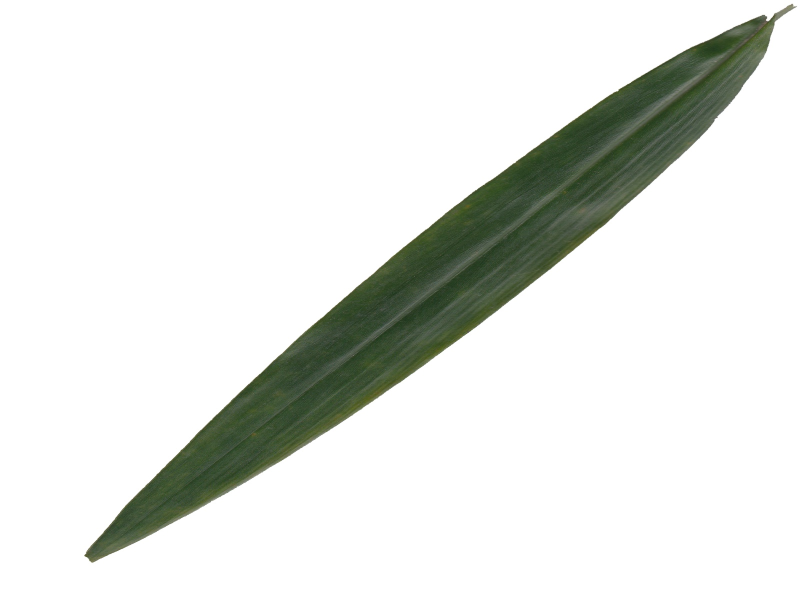
#> input picture AG-S-014.jpg, 1600 x 1200 px (shown at 1/2 size); its folder holds only this picture in this run
$ python -i plant_detection.py   (imports and definitions only)
#> lines starting #> are read from the running program, lines starting #| are printed output that depends on the picture
#> further down, picture is the input picture: shape (1200, 1600, 3); mean B, G, R 225.8, 229.8, 227.3
import os
import cv2
import numpy as np
from sklearn.model_selection import train_test_split
from sklearn.ensemble import RandomForestClassifier
from sklearn.preprocessing import LabelEncoder
from sklearn.metrics import accuracy_score
import joblib

MODEL_DIR = "C:/DTI_NAVYA/Niramay/ml_models"
DATASET_PATH = "C:/DTI_NAVYA/Niramay/media/Segmented Medicinal Leaf Images"

# [1 line not run here, left out]

def extract_features(image):
    image = cv2.resize(image, (128, 128))
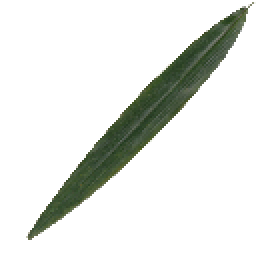
#> image: shape (128, 128, 3) (shown 2 times larger); mean of channels 0, 1, 2 225.9, 229.9, 227.4; drawn as B, G, R

    # Color Histogram
    hist = cv2.calcHist([image], [0, 1, 2], None, [8, 8, 8],
                        [0, 256, 0, 256, 0, 256])
    hist = cv2.normalize(hist, hist).flatten()
#> hist = 512 values, max 0.996 at index 511, min 0 at index 0, mean 0.00228

    # Hu Moments
    gray = cv2.cvtColor(image, cv2.COLOR_BGR2GRAY)
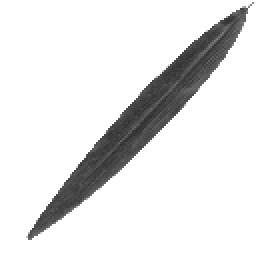
#> gray: shape (128, 128) (shown 2 times larger); min 47, max 255, mean 228.7
    moments = cv2.moments(gray)
#> moments = moments, m00 3746961, centre m10/m00, m01/m00 = (62.57, 64.05)
    huMoments = cv2.HuMoments(moments).flatten()
#> huMoments = [0.000764, 2.18e-09, 4.18e-13, 8.61e-14, 9.19e-28, -1.23e-18, 1.63e-26]

    return np.hstack([hist, huMoments])

# [44 lines left out: functions load_dataset, train_model, not called in this run]

# [2 lines not run here, left out]

>>> import cv2
>>> picture = cv2.imread('AG-S-014.jpg')
>>> result = extract_features(picture)
#> result = 519 values, max 0.996 at index 511, min -1.23e-18 at index 517, mean 0.00225

$ run again, on AH-S-015.jpg
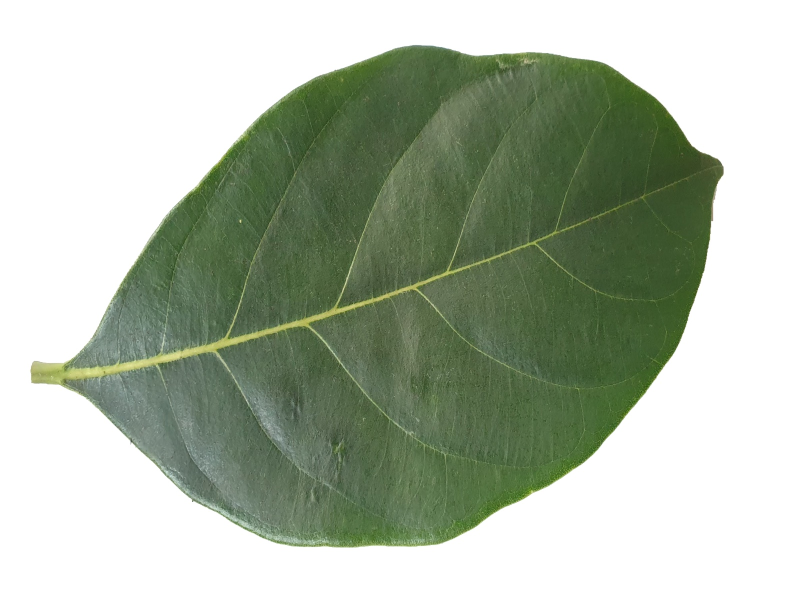
#> input picture AH-S-015.jpg, 1600 x 1200 px (shown at 1/2 size)
#> picture is the input picture: shape (1200, 1600, 3); mean B, G, R 166.3, 183.6, 173
#> in extract_features, `image = cv2.resize(image, (128, 128))`:
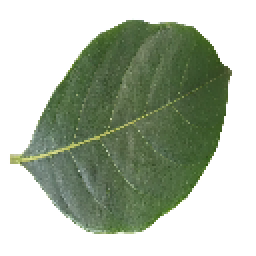
#> image: shape (128, 128, 3) (shown 2 times larger); mean of channels 0, 1, 2 166.3, 183.6, 173; drawn as B, G, R
#> hist = 512 values, max 0.928 at index 511, min 0 at index 0, mean 0.00354
#> in extract_features, `gray = cv2.cvtColor(image, cv2.COLOR_BGR2GRAY)`:
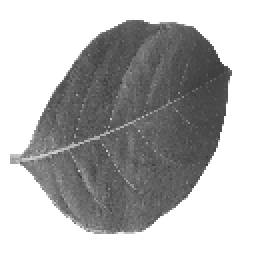
#> gray: shape (128, 128) (shown 2 times larger); min 59, max 255, mean 178.5
#> moments = moments, m00 2924403, centre m10/m00, m01/m00 = (62.21, 64.36)
#> huMoments = [0.00114, 2.64e-09, 3.02e-13, 1.65e-12, -6.93e-25, -5.79e-17, 9.4e-25]
#> result = 519 values, max 0.928 at index 511, min -5.79e-17 at index 517, mean 0.00349
